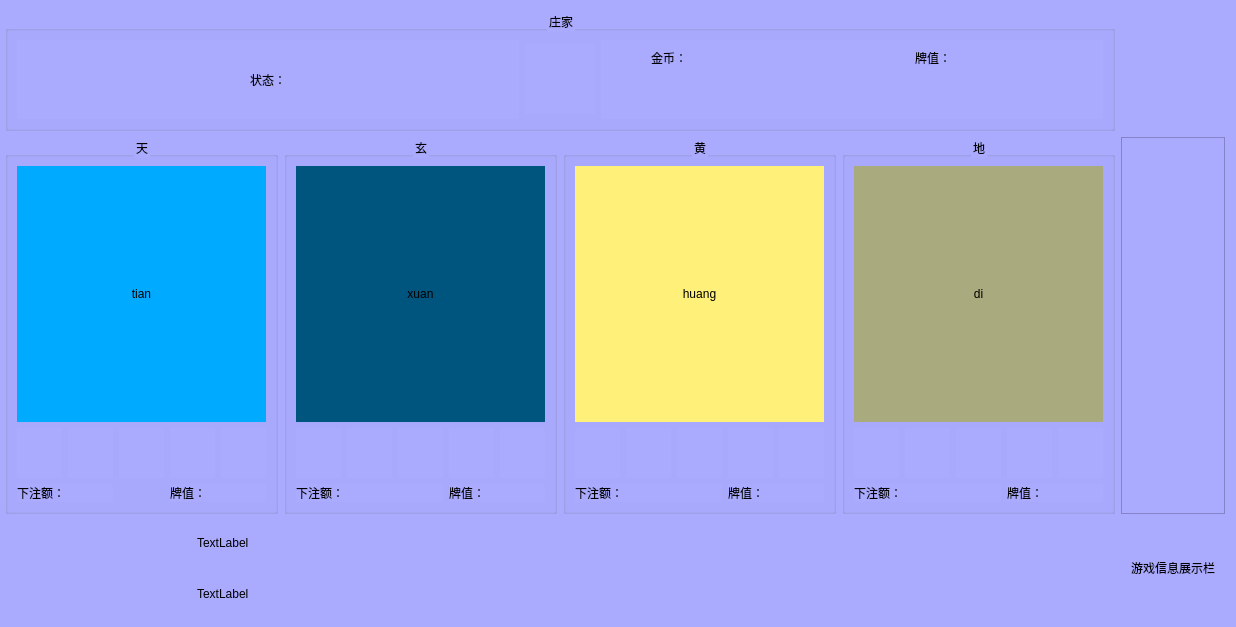
<?xml version="1.0" encoding="UTF-8"?>
<ui version="4.0">
 <class>CowcowUI</class>
 <widget class="QWidget" name="CowcowUI">
  <property name="geometry">
   <rect>
    <x>0</x>
    <y>0</y>
    <width>1236</width>
    <height>627</height>
   </rect>
  </property>
  <property name="windowTitle">
   <string>Form</string>
  </property>
  <property name="styleSheet">
   <string notr="true">background-color: rgb(170, 170, 255);</string>
  </property>
  <layout class="QGridLayout" name="gridLayout_7">
   <property name="leftMargin">
    <number>5</number>
   </property>
   <item row="1" column="6">
    <widget class="QLabel" name="label_logo">
     <property name="maximumSize">
      <size>
       <width>120</width>
       <height>100</height>
      </size>
     </property>
     <property name="text">
      <string/>
     </property>
     <property name="pixmap">
      <pixmap resource="../../../../../src/element.qrc">:/img/cowcow/cowcow.jpg</pixmap>
     </property>
     <property name="scaledContents">
      <bool>true</bool>
     </property>
    </widget>
   </item>
   <item row="2" column="6">
    <widget class="QListView" name="listView">
     <property name="maximumSize">
      <size>
       <width>120</width>
       <height>16777215</height>
      </size>
     </property>
    </widget>
   </item>
   <item row="3" column="0">
    <layout class="QGridLayout" name="gridLayout_2">
     <item row="1" column="1">
      <widget class="QLabel" name="label_gold">
       <property name="maximumSize">
        <size>
         <width>120</width>
         <height>16777215</height>
        </size>
       </property>
       <property name="text">
        <string>TextLabel</string>
       </property>
      </widget>
     </item>
     <item row="0" column="1">
      <widget class="QLabel" name="label_name">
       <property name="maximumSize">
        <size>
         <width>120</width>
         <height>16777215</height>
        </size>
       </property>
       <property name="text">
        <string>TextLabel</string>
       </property>
      </widget>
     </item>
     <item row="0" column="0" rowspan="2">
      <widget class="QLabel" name="label_head">
       <property name="maximumSize">
        <size>
         <width>120</width>
         <height>120</height>
        </size>
       </property>
       <property name="text">
        <string/>
       </property>
       <property name="pixmap">
        <pixmap resource="../../../../../src/element.qrc">:/img/wang.jpg</pixmap>
       </property>
       <property name="scaledContents">
        <bool>true</bool>
       </property>
      </widget>
     </item>
    </layout>
   </item>
   <item row="3" column="1">
    <widget class="QLabel" name="label_Clip1">
     <property name="minimumSize">
      <size>
       <width>96</width>
       <height>96</height>
      </size>
     </property>
     <property name="maximumSize">
      <size>
       <width>96</width>
       <height>96</height>
      </size>
     </property>
     <property name="text">
      <string/>
     </property>
     <property name="pixmap">
      <pixmap resource="../../../../../src/element.qrc">:/img/chips/Chip_1.png</pixmap>
     </property>
     <property name="scaledContents">
      <bool>true</bool>
     </property>
    </widget>
   </item>
   <item row="3" column="2">
    <widget class="QLabel" name="label_Clip2">
     <property name="minimumSize">
      <size>
       <width>96</width>
       <height>96</height>
      </size>
     </property>
     <property name="maximumSize">
      <size>
       <width>96</width>
       <height>96</height>
      </size>
     </property>
     <property name="text">
      <string/>
     </property>
     <property name="pixmap">
      <pixmap resource="../../../../../src/element.qrc">:/img/chips/Chip_5.png</pixmap>
     </property>
     <property name="scaledContents">
      <bool>true</bool>
     </property>
    </widget>
   </item>
   <item row="3" column="3">
    <widget class="QLabel" name="label_Clip3">
     <property name="minimumSize">
      <size>
       <width>96</width>
       <height>96</height>
      </size>
     </property>
     <property name="maximumSize">
      <size>
       <width>96</width>
       <height>96</height>
      </size>
     </property>
     <property name="text">
      <string/>
     </property>
     <property name="pixmap">
      <pixmap resource="../../../../../src/element.qrc">:/img/chips/Chip_25.png</pixmap>
     </property>
     <property name="scaledContents">
      <bool>true</bool>
     </property>
    </widget>
   </item>
   <item row="3" column="4">
    <widget class="QLabel" name="label_Clip4">
     <property name="minimumSize">
      <size>
       <width>96</width>
       <height>96</height>
      </size>
     </property>
     <property name="maximumSize">
      <size>
       <width>96</width>
       <height>96</height>
      </size>
     </property>
     <property name="text">
      <string/>
     </property>
     <property name="pixmap">
      <pixmap resource="../../../../../src/element.qrc">:/img/chips/Chip_50.png</pixmap>
     </property>
     <property name="scaledContents">
      <bool>true</bool>
     </property>
    </widget>
   </item>
   <item row="2" column="0" colspan="6">
    <layout class="QHBoxLayout" name="horizontalLayout">
     <item>
      <widget class="QGroupBox" name="groupBox_tian">
       <property name="title">
        <string>天</string>
       </property>
       <property name="alignment">
        <set>Qt::AlignCenter</set>
       </property>
       <layout class="QGridLayout" name="gridLayout_5" rowstretch="4,0,0">
        <item row="1" column="0">
         <widget class="UICard" name="label_t1">
          <property name="minimumSize">
           <size>
            <width>45</width>
            <height>50</height>
           </size>
          </property>
          <property name="maximumSize">
           <size>
            <width>45</width>
            <height>50</height>
           </size>
          </property>
          <property name="text">
           <string/>
          </property>
          <property name="scaledContents">
           <bool>true</bool>
          </property>
         </widget>
        </item>
        <item row="1" column="1">
         <widget class="UICard" name="label_t4">
          <property name="minimumSize">
           <size>
            <width>45</width>
            <height>50</height>
           </size>
          </property>
          <property name="maximumSize">
           <size>
            <width>45</width>
            <height>50</height>
           </size>
          </property>
          <property name="text">
           <string/>
          </property>
          <property name="scaledContents">
           <bool>true</bool>
          </property>
         </widget>
        </item>
        <item row="1" column="2">
         <widget class="UICard" name="label_t2">
          <property name="minimumSize">
           <size>
            <width>45</width>
            <height>50</height>
           </size>
          </property>
          <property name="maximumSize">
           <size>
            <width>45</width>
            <height>50</height>
           </size>
          </property>
          <property name="text">
           <string/>
          </property>
          <property name="scaledContents">
           <bool>true</bool>
          </property>
         </widget>
        </item>
        <item row="1" column="3">
         <widget class="UICard" name="label_t3">
          <property name="minimumSize">
           <size>
            <width>45</width>
            <height>50</height>
           </size>
          </property>
          <property name="maximumSize">
           <size>
            <width>45</width>
            <height>50</height>
           </size>
          </property>
          <property name="text">
           <string/>
          </property>
          <property name="scaledContents">
           <bool>true</bool>
          </property>
         </widget>
        </item>
        <item row="1" column="4">
         <widget class="UICard" name="label_t5">
          <property name="minimumSize">
           <size>
            <width>45</width>
            <height>50</height>
           </size>
          </property>
          <property name="maximumSize">
           <size>
            <width>45</width>
            <height>50</height>
           </size>
          </property>
          <property name="text">
           <string/>
          </property>
          <property name="scaledContents">
           <bool>true</bool>
          </property>
         </widget>
        </item>
        <item row="0" column="0" colspan="5">
         <widget class="UIBetArea" name="label_tian">
          <property name="minimumSize">
           <size>
            <width>120</width>
            <height>120</height>
           </size>
          </property>
          <property name="styleSheet">
           <string notr="true">background-color: rgb(0, 170, 255);</string>
          </property>
          <property name="text">
           <string>tian</string>
          </property>
          <property name="alignment">
           <set>Qt::AlignCenter</set>
          </property>
         </widget>
        </item>
        <item row="2" column="0" colspan="2">
         <widget class="QLabel" name="label_betTian">
          <property name="maximumSize">
           <size>
            <width>16777215</width>
            <height>35</height>
           </size>
          </property>
          <property name="text">
           <string>下注额：</string>
          </property>
         </widget>
        </item>
        <item row="2" column="3" colspan="2">
         <widget class="QLabel" name="label_cardVTian">
          <property name="text">
           <string>牌值：</string>
          </property>
         </widget>
        </item>
       </layout>
      </widget>
     </item>
     <item>
      <widget class="QGroupBox" name="groupBox_xuan">
       <property name="title">
        <string>玄</string>
       </property>
       <property name="alignment">
        <set>Qt::AlignCenter</set>
       </property>
       <layout class="QGridLayout" name="gridLayout_4" rowstretch="4,0,0">
        <item row="1" column="2">
         <widget class="UICard" name="label_x3">
          <property name="minimumSize">
           <size>
            <width>45</width>
            <height>50</height>
           </size>
          </property>
          <property name="maximumSize">
           <size>
            <width>45</width>
            <height>50</height>
           </size>
          </property>
          <property name="text">
           <string/>
          </property>
          <property name="scaledContents">
           <bool>true</bool>
          </property>
         </widget>
        </item>
        <item row="1" column="0">
         <widget class="UICard" name="label_x1">
          <property name="minimumSize">
           <size>
            <width>45</width>
            <height>50</height>
           </size>
          </property>
          <property name="maximumSize">
           <size>
            <width>45</width>
            <height>50</height>
           </size>
          </property>
          <property name="text">
           <string/>
          </property>
          <property name="scaledContents">
           <bool>true</bool>
          </property>
         </widget>
        </item>
        <item row="1" column="4">
         <widget class="UICard" name="label_x5">
          <property name="minimumSize">
           <size>
            <width>45</width>
            <height>50</height>
           </size>
          </property>
          <property name="maximumSize">
           <size>
            <width>45</width>
            <height>50</height>
           </size>
          </property>
          <property name="text">
           <string/>
          </property>
          <property name="scaledContents">
           <bool>true</bool>
          </property>
         </widget>
        </item>
        <item row="1" column="1">
         <widget class="UICard" name="label_x2">
          <property name="minimumSize">
           <size>
            <width>45</width>
            <height>50</height>
           </size>
          </property>
          <property name="maximumSize">
           <size>
            <width>45</width>
            <height>50</height>
           </size>
          </property>
          <property name="text">
           <string/>
          </property>
          <property name="scaledContents">
           <bool>true</bool>
          </property>
         </widget>
        </item>
        <item row="1" column="3">
         <widget class="UICard" name="label_x4">
          <property name="minimumSize">
           <size>
            <width>45</width>
            <height>50</height>
           </size>
          </property>
          <property name="maximumSize">
           <size>
            <width>45</width>
            <height>50</height>
           </size>
          </property>
          <property name="text">
           <string/>
          </property>
          <property name="scaledContents">
           <bool>true</bool>
          </property>
         </widget>
        </item>
        <item row="0" column="0" colspan="5">
         <widget class="UIBetArea" name="label_xuan">
          <property name="minimumSize">
           <size>
            <width>120</width>
            <height>120</height>
           </size>
          </property>
          <property name="styleSheet">
           <string notr="true">background-color: rgb(0, 85, 127);</string>
          </property>
          <property name="text">
           <string>xuan</string>
          </property>
          <property name="alignment">
           <set>Qt::AlignCenter</set>
          </property>
         </widget>
        </item>
        <item row="2" column="0" colspan="3">
         <widget class="QLabel" name="label_xuanGold">
          <property name="maximumSize">
           <size>
            <width>16777215</width>
            <height>35</height>
           </size>
          </property>
          <property name="text">
           <string>下注额：</string>
          </property>
         </widget>
        </item>
        <item row="2" column="3" colspan="2">
         <widget class="QLabel" name="label_cardVXuan">
          <property name="text">
           <string>牌值：</string>
          </property>
         </widget>
        </item>
       </layout>
      </widget>
     </item>
     <item>
      <widget class="QGroupBox" name="groupBox_huang">
       <property name="title">
        <string>黄</string>
       </property>
       <property name="alignment">
        <set>Qt::AlignCenter</set>
       </property>
       <layout class="QGridLayout" name="gridLayout" rowstretch="4,0,0">
        <item row="0" column="0" colspan="5">
         <widget class="UIBetArea" name="label_huang">
          <property name="minimumSize">
           <size>
            <width>120</width>
            <height>120</height>
           </size>
          </property>
          <property name="styleSheet">
           <string notr="true">background-color: rgb(255, 240, 121);</string>
          </property>
          <property name="text">
           <string>huang</string>
          </property>
          <property name="alignment">
           <set>Qt::AlignCenter</set>
          </property>
         </widget>
        </item>
        <item row="1" column="2">
         <widget class="UICard" name="label_h3">
          <property name="minimumSize">
           <size>
            <width>45</width>
            <height>50</height>
           </size>
          </property>
          <property name="maximumSize">
           <size>
            <width>45</width>
            <height>50</height>
           </size>
          </property>
          <property name="text">
           <string/>
          </property>
          <property name="scaledContents">
           <bool>true</bool>
          </property>
         </widget>
        </item>
        <item row="1" column="0">
         <widget class="UICard" name="label_h1">
          <property name="minimumSize">
           <size>
            <width>45</width>
            <height>50</height>
           </size>
          </property>
          <property name="maximumSize">
           <size>
            <width>45</width>
            <height>50</height>
           </size>
          </property>
          <property name="text">
           <string/>
          </property>
          <property name="scaledContents">
           <bool>true</bool>
          </property>
         </widget>
        </item>
        <item row="1" column="1">
         <widget class="UICard" name="label_h2">
          <property name="minimumSize">
           <size>
            <width>45</width>
            <height>50</height>
           </size>
          </property>
          <property name="maximumSize">
           <size>
            <width>45</width>
            <height>50</height>
           </size>
          </property>
          <property name="text">
           <string/>
          </property>
          <property name="scaledContents">
           <bool>true</bool>
          </property>
         </widget>
        </item>
        <item row="1" column="4">
         <widget class="UICard" name="label_h5">
          <property name="minimumSize">
           <size>
            <width>45</width>
            <height>50</height>
           </size>
          </property>
          <property name="maximumSize">
           <size>
            <width>45</width>
            <height>50</height>
           </size>
          </property>
          <property name="text">
           <string/>
          </property>
          <property name="scaledContents">
           <bool>true</bool>
          </property>
         </widget>
        </item>
        <item row="1" column="3">
         <widget class="UICard" name="label_h4">
          <property name="minimumSize">
           <size>
            <width>45</width>
            <height>50</height>
           </size>
          </property>
          <property name="maximumSize">
           <size>
            <width>45</width>
            <height>50</height>
           </size>
          </property>
          <property name="text">
           <string/>
          </property>
          <property name="scaledContents">
           <bool>true</bool>
          </property>
         </widget>
        </item>
        <item row="2" column="0" colspan="3">
         <widget class="QLabel" name="label_huangGold">
          <property name="maximumSize">
           <size>
            <width>16777215</width>
            <height>35</height>
           </size>
          </property>
          <property name="text">
           <string>下注额：</string>
          </property>
         </widget>
        </item>
        <item row="2" column="3" colspan="2">
         <widget class="QLabel" name="label_cardVHuang">
          <property name="text">
           <string>牌值：</string>
          </property>
         </widget>
        </item>
       </layout>
      </widget>
     </item>
     <item>
      <widget class="QGroupBox" name="groupBox_Di">
       <property name="title">
        <string>地</string>
       </property>
       <property name="alignment">
        <set>Qt::AlignCenter</set>
       </property>
       <layout class="QGridLayout" name="gridLayout_3" rowstretch="4,0,0">
        <item row="0" column="0" colspan="5">
         <widget class="UIBetArea" name="label_di">
          <property name="minimumSize">
           <size>
            <width>120</width>
            <height>120</height>
           </size>
          </property>
          <property name="styleSheet">
           <string notr="true">background-color: rgb(170, 170, 127);</string>
          </property>
          <property name="text">
           <string>di</string>
          </property>
          <property name="alignment">
           <set>Qt::AlignCenter</set>
          </property>
         </widget>
        </item>
        <item row="1" column="1">
         <widget class="UICard" name="label_d2">
          <property name="minimumSize">
           <size>
            <width>45</width>
            <height>50</height>
           </size>
          </property>
          <property name="maximumSize">
           <size>
            <width>45</width>
            <height>50</height>
           </size>
          </property>
          <property name="text">
           <string/>
          </property>
          <property name="scaledContents">
           <bool>true</bool>
          </property>
         </widget>
        </item>
        <item row="1" column="0">
         <widget class="UICard" name="label_d1">
          <property name="minimumSize">
           <size>
            <width>45</width>
            <height>50</height>
           </size>
          </property>
          <property name="maximumSize">
           <size>
            <width>45</width>
            <height>50</height>
           </size>
          </property>
          <property name="text">
           <string/>
          </property>
          <property name="scaledContents">
           <bool>true</bool>
          </property>
         </widget>
        </item>
        <item row="1" column="2">
         <widget class="UICard" name="label_d3">
          <property name="minimumSize">
           <size>
            <width>45</width>
            <height>50</height>
           </size>
          </property>
          <property name="maximumSize">
           <size>
            <width>45</width>
            <height>50</height>
           </size>
          </property>
          <property name="text">
           <string/>
          </property>
          <property name="scaledContents">
           <bool>true</bool>
          </property>
         </widget>
        </item>
        <item row="1" column="4">
         <widget class="UICard" name="label_d5">
          <property name="minimumSize">
           <size>
            <width>45</width>
            <height>50</height>
           </size>
          </property>
          <property name="maximumSize">
           <size>
            <width>45</width>
            <height>50</height>
           </size>
          </property>
          <property name="text">
           <string/>
          </property>
          <property name="scaledContents">
           <bool>true</bool>
          </property>
         </widget>
        </item>
        <item row="1" column="3">
         <widget class="UICard" name="label_d4">
          <property name="minimumSize">
           <size>
            <width>45</width>
            <height>50</height>
           </size>
          </property>
          <property name="maximumSize">
           <size>
            <width>45</width>
            <height>50</height>
           </size>
          </property>
          <property name="text">
           <string/>
          </property>
          <property name="scaledContents">
           <bool>true</bool>
          </property>
         </widget>
        </item>
        <item row="2" column="0" colspan="3">
         <widget class="QLabel" name="label_diGold">
          <property name="maximumSize">
           <size>
            <width>16777215</width>
            <height>35</height>
           </size>
          </property>
          <property name="text">
           <string>下注额：</string>
          </property>
         </widget>
        </item>
        <item row="2" column="3" colspan="2">
         <widget class="QLabel" name="label_cardVDi">
          <property name="text">
           <string>牌值：</string>
          </property>
         </widget>
        </item>
       </layout>
      </widget>
     </item>
    </layout>
   </item>
   <item row="3" column="6">
    <widget class="QLabel" name="label_GameInfo">
     <property name="maximumSize">
      <size>
       <width>120</width>
       <height>16777215</height>
      </size>
     </property>
     <property name="text">
      <string>游戏信息展示栏</string>
     </property>
     <property name="alignment">
      <set>Qt::AlignCenter</set>
     </property>
     <property name="wordWrap">
      <bool>true</bool>
     </property>
    </widget>
   </item>
   <item row="3" column="5">
    <widget class="QLabel" name="label_Clip5">
     <property name="minimumSize">
      <size>
       <width>96</width>
       <height>96</height>
      </size>
     </property>
     <property name="maximumSize">
      <size>
       <width>96</width>
       <height>96</height>
      </size>
     </property>
     <property name="text">
      <string/>
     </property>
     <property name="pixmap">
      <pixmap resource="../../../../../src/element.qrc">:/img/chips/Chip_100.png</pixmap>
     </property>
     <property name="scaledContents">
      <bool>true</bool>
     </property>
    </widget>
   </item>
   <item row="1" column="0" colspan="6">
    <widget class="QGroupBox" name="groupBox">
     <property name="maximumSize">
      <size>
       <width>16777215</width>
       <height>120</height>
      </size>
     </property>
     <property name="mouseTracking">
      <bool>true</bool>
     </property>
     <property name="tabletTracking">
      <bool>true</bool>
     </property>
     <property name="focusPolicy">
      <enum>Qt::ClickFocus</enum>
     </property>
     <property name="acceptDrops">
      <bool>true</bool>
     </property>
     <property name="title">
      <string>庄家</string>
     </property>
     <property name="alignment">
      <set>Qt::AlignCenter</set>
     </property>
     <property name="flat">
      <bool>false</bool>
     </property>
     <property name="checkable">
      <bool>false</bool>
     </property>
     <layout class="QHBoxLayout" name="horizontalLayout_2">
      <item>
       <widget class="QLabel" name="label_State">
        <property name="autoFillBackground">
         <bool>false</bool>
        </property>
        <property name="text">
         <string>状态：</string>
        </property>
        <property name="alignment">
         <set>Qt::AlignCenter</set>
        </property>
       </widget>
      </item>
      <item>
       <widget class="QLabel" name="label_time">
        <property name="maximumSize">
         <size>
          <width>70</width>
          <height>70</height>
         </size>
        </property>
        <property name="text">
         <string/>
        </property>
        <property name="pixmap">
         <pixmap resource="../../../../../src/element.qrc">:/img/number/ddz_result_base_winstrea_0.png</pixmap>
        </property>
        <property name="scaledContents">
         <bool>true</bool>
        </property>
        <property name="alignment">
         <set>Qt::AlignCenter</set>
        </property>
        <property name="wordWrap">
         <bool>true</bool>
        </property>
       </widget>
      </item>
      <item>
       <widget class="QWidget" name="widget_banker" native="true">
        <layout class="QGridLayout" name="gridLayout_8">
         <property name="spacing">
          <number>2</number>
         </property>
         <item row="1" column="1">
          <widget class="UICard" name="label_b2">
           <property name="minimumSize">
            <size>
             <width>45</width>
             <height>50</height>
            </size>
           </property>
           <property name="maximumSize">
            <size>
             <width>45</width>
             <height>50</height>
            </size>
           </property>
           <property name="text">
            <string/>
           </property>
           <property name="scaledContents">
            <bool>true</bool>
           </property>
          </widget>
         </item>
         <item row="1" column="4">
          <widget class="UICard" name="label_b5">
           <property name="minimumSize">
            <size>
             <width>45</width>
             <height>50</height>
            </size>
           </property>
           <property name="maximumSize">
            <size>
             <width>45</width>
             <height>50</height>
            </size>
           </property>
           <property name="text">
            <string/>
           </property>
           <property name="scaledContents">
            <bool>true</bool>
           </property>
          </widget>
         </item>
         <item row="1" column="3">
          <widget class="UICard" name="label_b4">
           <property name="minimumSize">
            <size>
             <width>45</width>
             <height>50</height>
            </size>
           </property>
           <property name="maximumSize">
            <size>
             <width>45</width>
             <height>50</height>
            </size>
           </property>
           <property name="text">
            <string/>
           </property>
           <property name="scaledContents">
            <bool>true</bool>
           </property>
          </widget>
         </item>
         <item row="1" column="0">
          <widget class="UICard" name="label_b1">
           <property name="minimumSize">
            <size>
             <width>45</width>
             <height>50</height>
            </size>
           </property>
           <property name="maximumSize">
            <size>
             <width>45</width>
             <height>50</height>
            </size>
           </property>
           <property name="text">
            <string/>
           </property>
           <property name="scaledContents">
            <bool>true</bool>
           </property>
          </widget>
         </item>
         <item row="1" column="2">
          <widget class="UICard" name="label_b3">
           <property name="minimumSize">
            <size>
             <width>45</width>
             <height>50</height>
            </size>
           </property>
           <property name="maximumSize">
            <size>
             <width>45</width>
             <height>50</height>
            </size>
           </property>
           <property name="text">
            <string/>
           </property>
           <property name="scaledContents">
            <bool>true</bool>
           </property>
          </widget>
         </item>
         <item row="0" column="0" colspan="3">
          <widget class="QLabel" name="label_bankerGold">
           <property name="text">
            <string>金币：</string>
           </property>
           <property name="scaledContents">
            <bool>true</bool>
           </property>
           <property name="alignment">
            <set>Qt::AlignLeading|Qt::AlignLeft|Qt::AlignVCenter</set>
           </property>
           <property name="wordWrap">
            <bool>true</bool>
           </property>
          </widget>
         </item>
         <item row="0" column="3" colspan="2">
          <widget class="QLabel" name="label_cardVBanker">
           <property name="text">
            <string>牌值：</string>
           </property>
          </widget>
         </item>
        </layout>
       </widget>
      </item>
     </layout>
    </widget>
   </item>
  </layout>
 </widget>
 <customwidgets>
  <customwidget>
   <class>UIBetArea</class>
   <extends>QLabel</extends>
   <header location="global">base/baseui/uibetarea.h</header>
  </customwidget>
  <customwidget>
   <class>UICard</class>
   <extends>QLabel</extends>
   <header location="global">base/baseui/uicard.h</header>
   <container>1</container>
  </customwidget>
 </customwidgets>
 <resources>
  <include location="../../../../../src/element.qrc"/>
 </resources>
 <connections/>
</ui>
